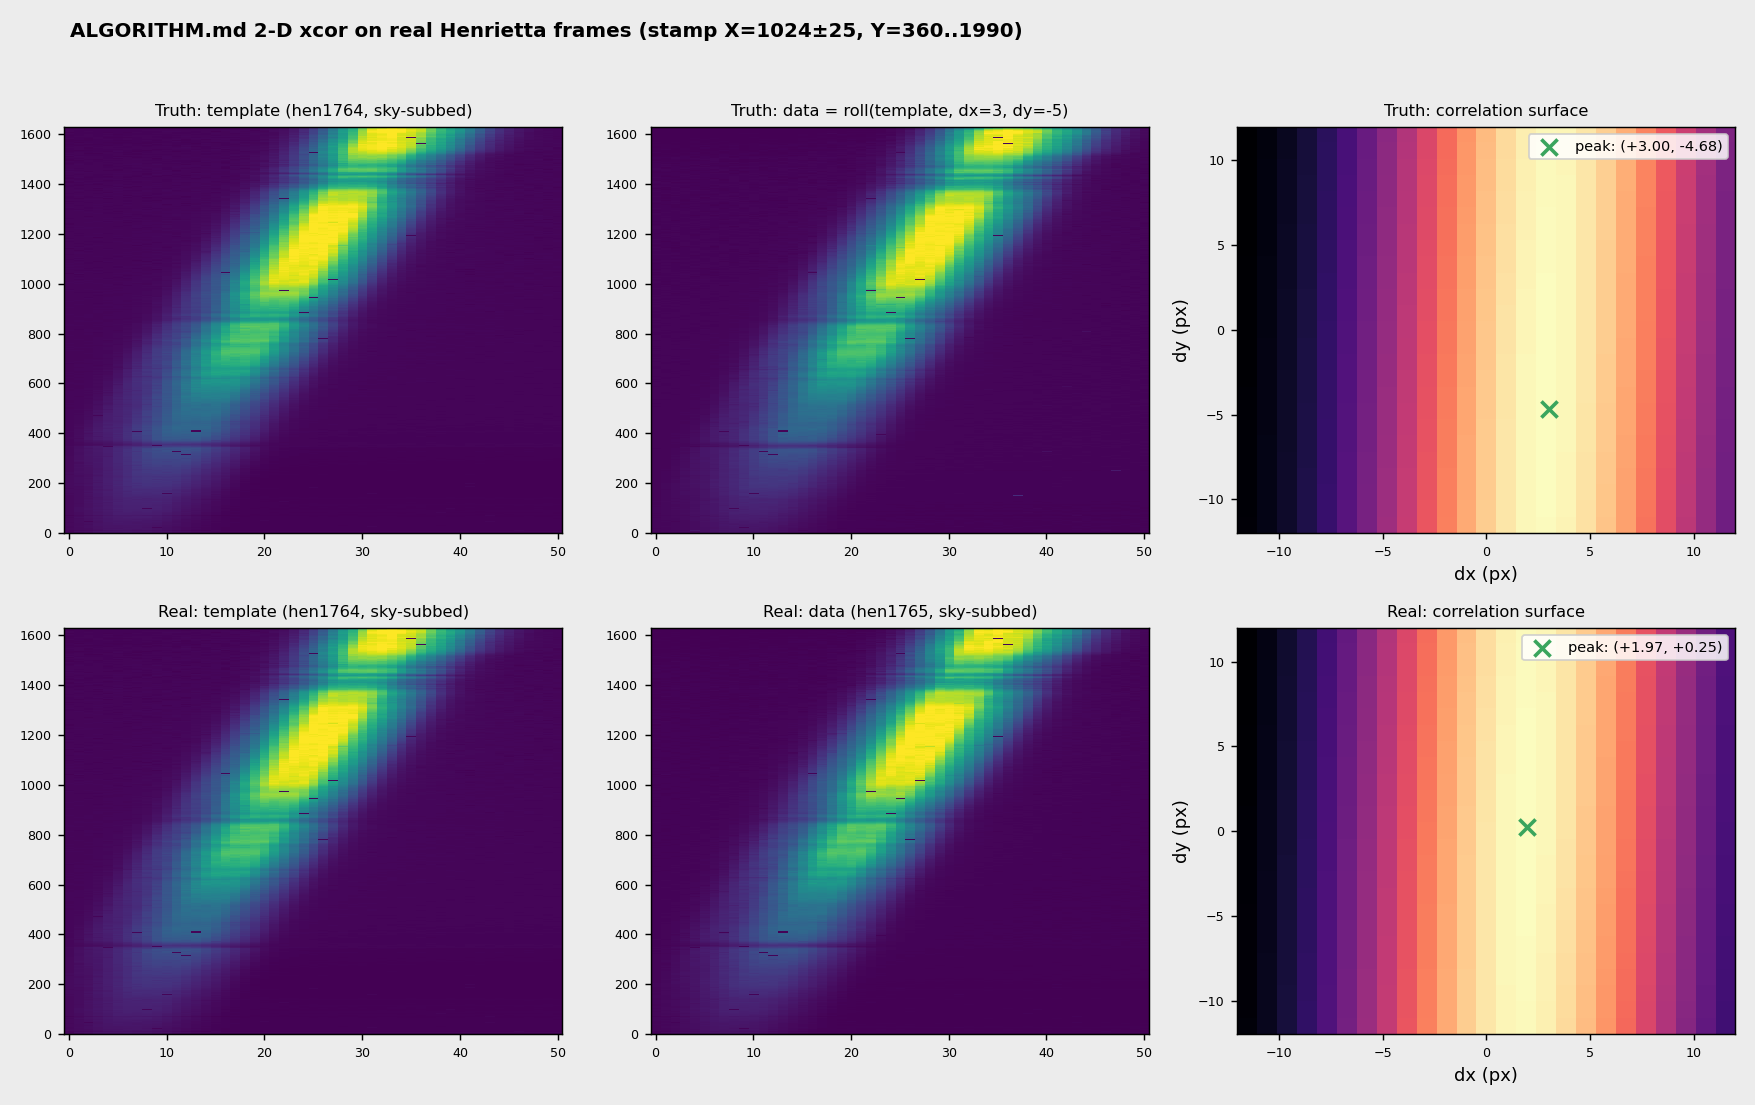

The script that saved this image:
"""Standalone demonstration: run the ALGORITHM.md 2-D xcor on real frames.

Loads two consecutive slope-fit frames (hen1764.fits and hen1765.fits)
from `test/`, applies the master BPM, sky-subtracts, and runs the
brute-force 2-D cross-correlation + parabolic sub-pixel peak fit.

Two experiments:
  1. Truth test: roll hen1764 by a known (dx_inj, dy_inj), feed the
     rolled copy as data with the original as template, recover the
     shift. Confirms the algorithm itself works.
  2. Real test: hen1764 as template, hen1765 as data. Reports the
     measured shift between the two consecutive integrations.

Output: a 6-panel PNG at experiments/demo_xcor_on_real_data.png plus
text printed to stdout.

Run:
    .venv/bin/python experiments/demo_xcor_on_real_data.py
"""

from __future__ import annotations

import os
import time
from pathlib import Path

import matplotlib

matplotlib.use("Agg")
import matplotlib.pyplot as plt
import numpy as np
from astropy.io import fits

REPO = Path(__file__).resolve().parent.parent
TEST_DIR = REPO / "test"
BPM_PATH = REPO / "bpm_25apr2026.fits"
OUT_PATH = REPO / "experiments" / "demo_xcor_on_real_data.png"

# Stamp parameters (from peeking at hen1764.fits):
# The trace is illuminated Y=350..1994 in this frame; use the full
# extent so the filter cutoffs (which carry most of the Y-direction
# information) are inside the stamp.
X_CENTER = 1024
X_HALFWIDTH = 25
Y_LO = 360
Y_HI = 1990
SEARCH = 12

INJECTED_DX = 3
INJECTED_DY = -5


def load_master_bpm(path: Path) -> np.ndarray:
    """HDU 0 master mask: 1 = good. Returns boolean."""
    with fits.open(path) as hdul:
        return hdul[0].data.astype(bool)


def load_frame_float(path: Path) -> np.ndarray:
    with fits.open(path) as hdul:
        return hdul[0].data.astype(np.float32)


def extract_stamp(full: np.ndarray, x_c: int, halfw: int,
                  y_lo: int, y_hi: int) -> np.ndarray:
    """ALGORITHM.md uses [x_c - halfw : x_c + halfw + 1]."""
    return full[y_lo:y_hi, x_c - halfw : x_c + halfw + 1].copy()


def subtract_local_sky(stamp: np.ndarray, good: np.ndarray
                       ) -> tuple[np.ndarray, np.ndarray]:
    """Per-row median of outer 1/6 columns on each side; mask-aware."""
    ny, nx = stamp.shape
    edge = max(1, nx // 6)
    edge_cols = np.zeros(nx, dtype=bool)
    edge_cols[:edge] = True
    edge_cols[-edge:] = True
    masked = np.where(good & edge_cols[None, :], stamp, np.nan)
    per_row = np.nanmedian(masked, axis=1).astype(stamp.dtype)
    return stamp - per_row[:, None], per_row


def xcor_2d(data: np.ndarray, template: np.ndarray, search: int
            ) -> tuple[float, float, np.ndarray]:
    """Brute-force 2-D cross-correlation over ±search; returns
    (dx_sub, dy_sub, correlation_surface). Sub-pixel peak via parabolic
    fit in each axis independently.
    """
    ny, nx = template.shape
    n = 2 * search + 1
    C = np.zeros((n, n), dtype=np.float64)
    for iy, dy in enumerate(range(-search, search + 1)):
        for ix, dx in enumerate(range(-search, search + 1)):
            y_lo_t = max(0, -dy)
            y_hi_t = ny - max(0, dy)
            x_lo_t = max(0, -dx)
            x_hi_t = nx - max(0, dx)
            t = template[y_lo_t:y_hi_t, x_lo_t:x_hi_t]
            d = data[y_lo_t + dy : y_hi_t + dy, x_lo_t + dx : x_hi_t + dx]
            C[iy, ix] = float(np.sum(t * d))

    iy, ix = np.unravel_index(int(np.argmax(C)), C.shape)
    sub_x = _parabolic(C[iy, ix - 1], C[iy, ix], C[iy, ix + 1]) if 0 < ix < n - 1 else 0.0
    sub_y = _parabolic(C[iy - 1, ix], C[iy, ix], C[iy + 1, ix]) if 0 < iy < n - 1 else 0.0
    return (ix - search) + sub_x, (iy - search) + sub_y, C


def _parabolic(a: float, b: float, c: float) -> float:
    denom = a - 2.0 * b + c
    if denom == 0.0:
        return 0.0
    return 0.5 * (a - c) / denom


def measure(data_full: np.ndarray, template_full: np.ndarray,
            bpm_good: np.ndarray) -> dict:
    """Run the full pipeline on two full-detector images, return a dict."""
    sci_t = extract_stamp(template_full, X_CENTER, X_HALFWIDTH, Y_LO, Y_HI)
    sci_d = extract_stamp(data_full,     X_CENTER, X_HALFWIDTH, Y_LO, Y_HI)
    good  = extract_stamp(bpm_good,      X_CENTER, X_HALFWIDTH, Y_LO, Y_HI)

    t_sub, _t_sky = subtract_local_sky(sci_t, good)
    d_sub, _d_sky = subtract_local_sky(sci_d, good)

    # Mask out bad pixels by zeroing them so they don't contribute.
    t_sub_m = np.where(good, t_sub, 0.0)
    d_sub_m = np.where(good, d_sub, 0.0)

    t0 = time.monotonic()
    dx, dy, C = xcor_2d(d_sub_m, t_sub_m, search=SEARCH)
    elapsed_ms = (time.monotonic() - t0) * 1000

    return {
        "template_stamp_subbed": t_sub_m,
        "data_stamp_subbed":     d_sub_m,
        "correlation":           C,
        "dx_px":                 dx,
        "dy_px":                 dy,
        "xcor_ms":               elapsed_ms,
        "good":                  good,
    }


def render(truth_result: dict, real_result: dict) -> None:
    fig, axes = plt.subplots(2, 3, figsize=(13.5, 8.5),
                             facecolor="#ECECEC")

    def show_stamp(ax, img, title):
        # Use a sensible stretch — the trace is bright, sky is near zero.
        vmax = np.percentile(img, 99.5)
        vmin = np.percentile(img, 1)
        ax.imshow(img, origin="lower", aspect="auto", cmap="viridis",
                  vmin=vmin, vmax=vmax, interpolation="nearest")
        ax.set_title(title, fontsize=9)
        ax.tick_params(labelsize=7)

    def show_corr(ax, C, dx, dy, title):
        ax.imshow(C, origin="lower", cmap="magma", aspect="auto",
                  interpolation="nearest",
                  extent=[-SEARCH, SEARCH, -SEARCH, SEARCH])
        ax.scatter([dx], [dy], s=80, c="#3aa55d", marker="x",
                   linewidths=2, label=f"peak: ({dx:+.2f}, {dy:+.2f})")
        ax.legend(loc="upper right", fontsize=8, framealpha=0.85)
        ax.set_xlabel("dx (px)"); ax.set_ylabel("dy (px)")
        ax.set_title(title, fontsize=9)
        ax.tick_params(labelsize=7)

    # Row 1: truth test.
    show_stamp(axes[0, 0], truth_result["template_stamp_subbed"],
               "Truth: template (hen1764, sky-subbed)")
    show_stamp(axes[0, 1], truth_result["data_stamp_subbed"],
               f"Truth: data = roll(template, dx={INJECTED_DX}, dy={INJECTED_DY})")
    show_corr(axes[0, 2], truth_result["correlation"],
              truth_result["dx_px"], truth_result["dy_px"],
              "Truth: correlation surface")

    # Row 2: real test.
    show_stamp(axes[1, 0], real_result["template_stamp_subbed"],
               "Real: template (hen1764, sky-subbed)")
    show_stamp(axes[1, 1], real_result["data_stamp_subbed"],
               "Real: data (hen1765, sky-subbed)")
    show_corr(axes[1, 2], real_result["correlation"],
              real_result["dx_px"], real_result["dy_px"],
              "Real: correlation surface")

    fig.suptitle(
        "ALGORITHM.md 2-D xcor on real Henrietta frames "
        f"(stamp X={X_CENTER}±{X_HALFWIDTH}, Y={Y_LO}..{Y_HI})",
        fontsize=11, fontweight="bold", x=0.04, y=0.98, ha="left",
    )
    fig.tight_layout(rect=(0, 0, 1, 0.96))
    fig.savefig(OUT_PATH, dpi=130)


def main() -> int:
    print("Loading frames...")
    t0 = time.monotonic()
    bpm_good = load_master_bpm(BPM_PATH)
    template = load_frame_float(TEST_DIR / "hen1764.fits")
    data     = load_frame_float(TEST_DIR / "hen1765.fits")
    print(f"  loaded BPM, hen1764, hen1765 in {(time.monotonic() - t0)*1000:.0f} ms")
    print(f"  BPM good fraction: {bpm_good.mean()*100:.2f}%")
    print(f"  hen1764 range: {template.min():.0f}..{template.max():.0f}")
    print(f"  hen1765 range: {data.min():.0f}..{data.max():.0f}")

    # 1. Truth test: roll the template by a known shift.
    rolled = np.roll(np.roll(template, INJECTED_DY, axis=0),
                     INJECTED_DX, axis=1)
    print(f"\nTruth test: data = roll(template, dx={INJECTED_DX}, "
          f"dy={INJECTED_DY})")
    truth = measure(rolled, template, bpm_good)
    print(f"  recovered: dx={truth['dx_px']:+.3f} px, "
          f"dy={truth['dy_px']:+.3f} px")
    print(f"  xcor took {truth['xcor_ms']:.0f} ms over a "
          f"({2*SEARCH+1}, {2*SEARCH+1}) search grid")
    print(f"  truth error: dx={truth['dx_px'] - INJECTED_DX:+.3f} px, "
          f"dy={truth['dy_px'] - INJECTED_DY:+.3f} px "
          f"(magnitude {np.hypot(truth['dx_px']-INJECTED_DX, truth['dy_px']-INJECTED_DY):.3f} px)")

    # 2. Real test: hen1764 vs hen1765.
    print("\nReal test: hen1764 (template) vs hen1765 (data)")
    real = measure(data, template, bpm_good)
    print(f"  recovered: dx={real['dx_px']:+.3f} px, "
          f"dy={real['dy_px']:+.3f} px")
    print(f"  xcor took {real['xcor_ms']:.0f} ms")

    # 3. Render the PNG.
    print(f"\nRendering {OUT_PATH}...")
    render(truth, real)
    print(f"  done.")
    return 0


if __name__ == "__main__":
    raise SystemExit(main())
